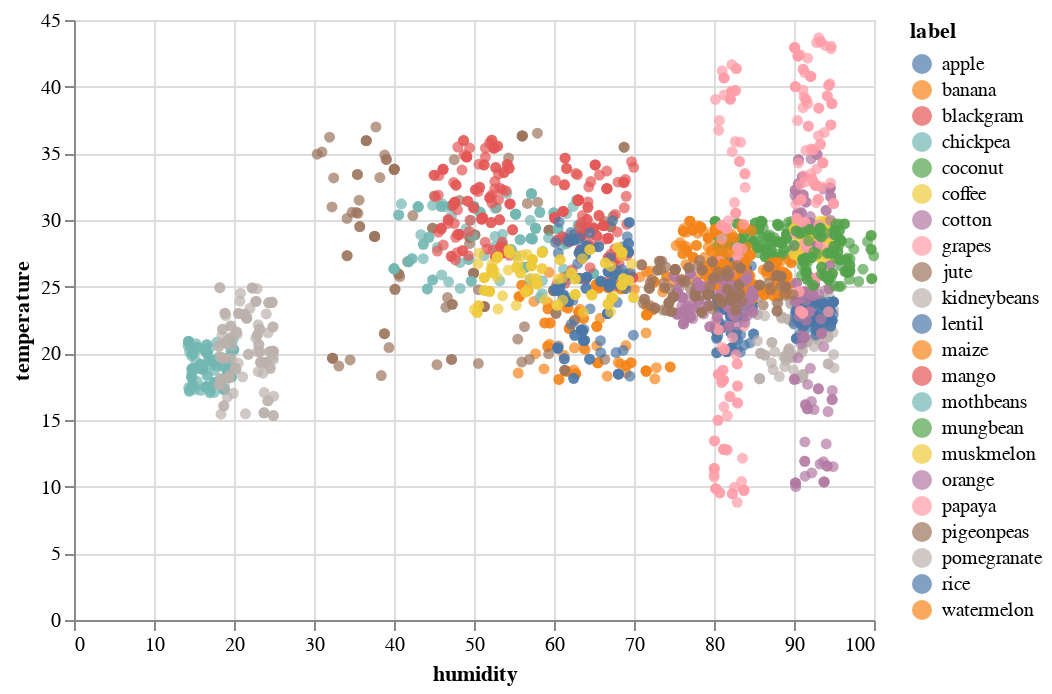

This figure's notebook cell:
### Code cell
chart = alt.Chart(new_df).mark_circle().encode(
    x='humidity',
    y='temperature',
    color='label'  # Add color encoding based on 'label' column
)

chart

### Figure 1 — Vega-Lite specification as saved in the notebook (floating-point values rounded to 4 significant figures; data arrays with more than 128 entries replaced by an {"elided": "..."} marker saying what was removed)
{"config": {"view": {"continuousWidth": 400, "continuousHeight": 300}}, "data": {"name": "data-274404fcdfbd20b12ae1a251d5d6bb98"}, "mark": "circle", "encoding": {"color": {"field": "label", "type": "nominal"}, "x": {"field": "humidity", "type": "quantitative"}, "y": {"field": "temperature", "type": "quantitative"}}, "$schema": "https://vega.github.io/schema/vega-lite/v4.17.0.json", "datasets": {"data-274404fcdfbd20b12ae1a251d5d6bb98": {"elided": "2640 records"}}}
